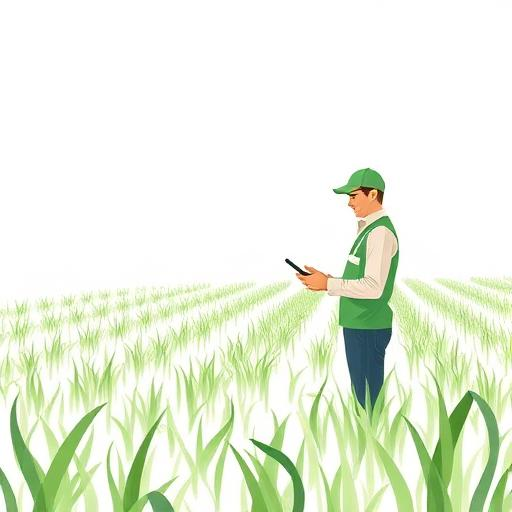
#> input picture client/src/assets/about-agriculture.jpg, 512 x 512 px
$ python -i predict_image_quality.py   (imports and definitions only)
#> lines starting #> are read from the running program, lines starting #| are printed output that depends on the picture; after the words box and inside, x2 and y2 are one past the last pixel; in counts of white or black regions, pixels touching at a corner belong together
"""
predict_image_quality.py
========================
Real image feature extraction + ML quality prediction.
No AI / external API. Uses only scikit-learn + Pillow.

Usage:
    python predict_image_quality.py <image_path> [crop_type]

Returns JSON:
    {
      "success": true,
      "overallGrade": "A",
      "qualityScore": 82.5,
      "method": "LocalML-ImageAnalysis",
      "visualInspection": { ... },
      "defectInfo": { ... },
      "features": { ... }
    }
"""

import sys
import json
import os
import math

# ─── Availability flags ───────────────────────────────────────────────────────
try:
    from PIL import Image
    import numpy as np
    PIL_OK = True
except ImportError:
    PIL_OK = False

try:
    import joblib
    JOBLIB_OK = True
except ImportError:
    JOBLIB_OK = False

try:
    from skimage.feature import local_binary_pattern
    SKIMAGE_OK = True
except ImportError:
    SKIMAGE_OK = False


# ─── Constants ────────────────────────────────────────────────────────────────
MODEL_DIR   = os.path.join(os.path.dirname(__file__), 'ml_data')
GRADE_MODEL = os.path.join(MODEL_DIR, 'img_quality_grade_model.pkl')
SCORE_MODEL = os.path.join(MODEL_DIR, 'img_quality_score_model.pkl')
SCALER_PATH = os.path.join(MODEL_DIR, 'img_quality_scaler.pkl')
FEAT_PATH   = os.path.join(MODEL_DIR, 'img_quality_features.pkl')


# ─── Feature Extraction ───────────────────────────────────────────────────────
def _rgb_to_hsv(r, g, b):
    """Convert 0-255 RGB arrays to normalised HSV arrays (0-1 range)."""
    r_n, g_n, b_n = r / 255.0, g / 255.0, b / 255.0
    v = np.maximum(np.maximum(r_n, g_n), b_n)
    s = np.where(v == 0, 0, (v - np.minimum(np.minimum(r_n, g_n), b_n)) / v)
    diff = v - np.minimum(np.minimum(r_n, g_n), b_n)
    h = np.zeros_like(v)
    mask_r = (v == r_n)
    mask_g = (~mask_r) & (v == g_n)
    mask_b = (~mask_r) & (~mask_g)
    with np.errstate(invalid='ignore', divide='ignore'):
        h[mask_r] = (60 * ((g_n[mask_r] - b_n[mask_r]) / diff[mask_r])) % 360
        h[mask_g] = 120 + 60 * ((b_n[mask_g] - r_n[mask_g]) / diff[mask_g])
        h[mask_b] = 240 + 60 * ((r_n[mask_b] - g_n[mask_b]) / diff[mask_b])
    h = h / 360.0
    return h, s, v


def extract_features(image_path):
    """
    Extract 12 visual features from a crop image:
      r_mean, g_mean, b_mean, r_std, g_std, b_std  (color channel stats)
      h_mean, s_mean, v_mean                        (HSV color space)
      lbp_uniformity                                 (texture smoothness)
      defect_ratio                                   (anomalous pixel fraction)
      shape_regularity                               (uniformity of bright region)
    """
    img = Image.open(image_path).convert('RGB')
#> img is the input picture: PIL image 512x512 RGB; mean R, G, B 233.6, 241.8, 222.4

    # Resize to standard analysis window (128x128 is enough for features)
    img = img.resize((128, 128), Image.LANCZOS)
#> img: PIL image 128x128 RGB
    arr = np.array(img, dtype=np.float32)

    r, g, b = arr[:, :, 0], arr[:, :, 1], arr[:, :, 2]
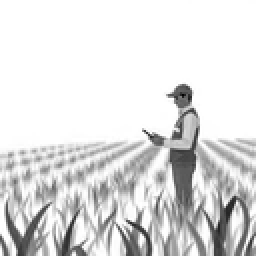
#> b: shape (128, 128) float32 (shown 2 times larger); min 1, max 255, mean 222.3

    # ── RGB statistics ────────────────────────────────────────────────────────
    r_mean, g_mean, b_mean = float(np.mean(r)), float(np.mean(g)), float(np.mean(b))
#> r_mean = 233.5; g_mean = 241.7; b_mean = 222.3
    r_std,  g_std,  b_std  = float(np.std(r)),  float(np.std(g)),  float(np.std(b))
#> r_std = 41.85; g_std = 28.64; b_std = 51.07

    # ── HSV statistics ────────────────────────────────────────────────────────
    h_arr, s_arr, v_arr = _rgb_to_hsv(r, g, b)
#> in _rgb_to_hsv, `mask_r = (v == r_n)`:
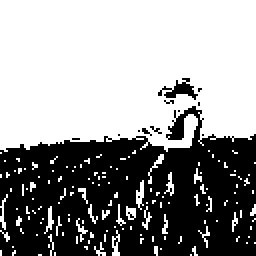
#> mask_r: shape (128, 128) bool (shown 2 times larger); 58.6% white; 15 black regions (13 under 20 px), largest, box (x1, y1, x2, y2) and area: (0, 53, 128, 128) 6652, (79, 39, 99, 50) 91
#> in _rgb_to_hsv, `mask_g = (~mask_r) & (v == g_n)`:
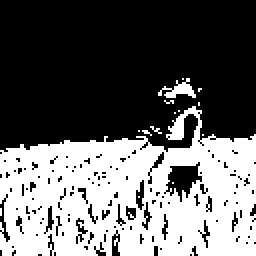
#> mask_g: shape (128, 128) bool (shown 2 times larger); 40.1% white; 15 white regions (13 under 20 px), largest, box (x1, y1, x2, y2) and area: (0, 53, 128, 128) 6443, (79, 39, 98, 49) 85
#> in _rgb_to_hsv, `mask_b = (~mask_r) & (~mask_g)`: mask_b: shape (128, 128) bool; 1.3% white; 51 white regions (50 under 20 px), largest, box (x1, y1, x2, y2) and area: (85, 82, 99, 101) 146
#> in _rgb_to_hsv, `h[mask_g] = 120 + 60 * ((b_n[mask_g] - r_n[mask_g]) / diff[mask_g])`:
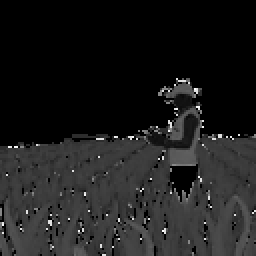
#> h: shape (128, 128) float32 (shown 2 times larger); 52.11% of the values are NaN or infinite; the others: min 0, max 340, mean 81.89; drawn with min black, max white, NaN and infinite black
    h_mean = float(np.mean(h_arr))
#> h_mean = nan
    s_mean = float(np.mean(s_arr))
#> s_mean = 0.0996
    v_mean = float(np.mean(v_arr))
#> v_mean = 0.95

    # ── LBP Texture (uniformity = smooth vs rough) ────────────────────────────
    grey = np.array(img.convert('L'), dtype=np.uint8)
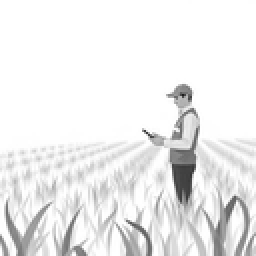
#> grey: shape (128, 128) (shown 2 times larger); min 28, max 255, mean 237
    if SKIMAGE_OK:
        lbp = local_binary_pattern(grey, P=8, R=1, method='uniform')
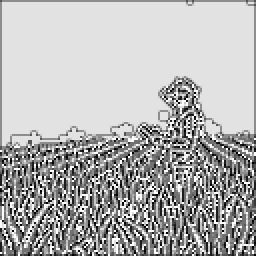
#> lbp: shape (128, 128) float64 (shown 2 times larger); min 0, max 9, mean 6.32; drawn with min black and max white
        # Uniformity: fraction of pixels with low LBP values (smooth)
        n_uniform = np.sum(lbp <= 2)
#> n_uniform = 1683
        lbp_uniformity = float(n_uniform) / lbp.size
#> lbp_uniformity = 0.103
    else:
        # Fallback: inverse normalised variance ≈ texture smoothness
        gf = grey.astype(np.float32)
        lbp_uniformity = float(1.0 / (1.0 + np.var(gf) / 1000.0))

    # ── Defect Detection ──────────────────────────────────────────────────────
    # Defects manifest as very dark/discolored pixels relative to the median
    median_val = np.median(v_arr)
#> median_val = 1
    low_thresh  = max(0.0, median_val - 0.35)
#> low_thresh = 0.65
    defect_mask = v_arr < low_thresh
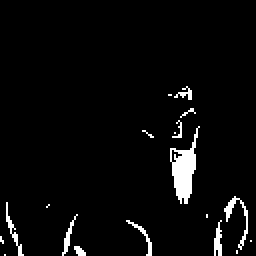
#> defect_mask: shape (128, 128) bool (shown 2 times larger); 3.8% white; 19 white regions (11 under 20 px), largest, box (x1, y1, x2, y2) and area: (85, 63, 100, 102) 265, (112, 98, 124, 125) 74, (3, 101, 12, 128) 51
    # Also flag overly desaturated pixels in an otherwise saturated image
    if s_mean > 0.3:
        desaturated = s_arr < 0.15
        defect_mask = defect_mask | desaturated
    defect_ratio = float(np.sum(defect_mask)) / defect_mask.size
#> defect_ratio = 0.0376

    # ── Shape Regularity ──────────────────────────────────────────────────────
    # How evenly distributed is brightness? Uniform crops → tight histogram
    v_hist, _ = np.histogram(v_arr, bins=20)
#> v_hist = 20 values, max 11538 at index 19, min 4 at index 0, mean 819.2
    v_hist_norm = v_hist / float(v_hist.sum() + 1e-9)
#> v_hist_norm = 20 values, max 0.704 at index 19, min 0.000244 at index 0, mean 0.05
    entropy = -np.sum(v_hist_norm * np.log2(v_hist_norm + 1e-9))
#> entropy = 1.75
    # Lower entropy → more uniform → higher shape regularity score
    max_entropy = math.log2(20)
    shape_regularity = float(1.0 - entropy / max_entropy)
#> shape_regularity = 0.596
    shape_regularity = max(0.0, min(1.0, shape_regularity))

    features = {
        'r_mean': round(r_mean, 2),
        'g_mean': round(g_mean, 2),
        'b_mean': round(b_mean, 2),
        'r_std':  round(r_std,  2),
        'g_std':  round(g_std,  2),
        'b_std':  round(b_std,  2),
        'h_mean': round(h_mean, 4),
        's_mean': round(s_mean, 4),
        'v_mean': round(v_mean, 4),
        'lbp_uniformity': round(lbp_uniformity, 4),
        'defect_ratio':   round(defect_ratio,   4),
        'shape_regularity': round(shape_regularity, 4),
    }
    return features


# ─── ML Prediction ────────────────────────────────────────────────────────────
# [196 lines left out: functions predict_with_model, interpret_features, predict_image_quality, not called in this run]


# [2 lines not run here, left out]

>>> result = extract_features('../client/src/assets/about-agriculture.jpg')
#> result = 12 items

$ run again, on client/src/assets/crop-quality.jpg
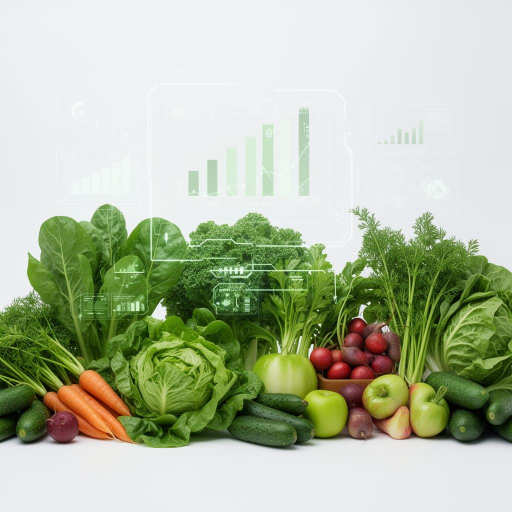
#> input picture client/src/assets/crop-quality.jpg, 1024 x 1024 px (shown at 1/2 size)
#> in extract_features, img is the input picture: PIL image 1024x1024 RGB; mean R, G, B 177.7, 187.8, 161.4
#> img: PIL image 128x128 RGB
#> r_mean = 177.7; g_mean = 187.8; b_mean = 161.4
#> r_std = 74.74; g_std = 66.66; b_std = 96.11
#> mask_r: shape (128, 128) bool; 5.9% white; 5 white regions (3 under 20 px), largest, box (x1, y1, x2, y2) and area: (77, 79, 110, 118) 568, (9, 92, 35, 118) 402
#> mask_g: shape (128, 128) bool; 43.4% white; 27 white regions (24 under 20 px), largest, box (x1, y1, x2, y2) and area: (0, 26, 128, 120) 6963, (93, 29, 106, 37) 48, (106, 45, 113, 51) 27
#> mask_b: shape (128, 128) bool; 50.7% white; 20 black regions (17 under 20 px), largest, box (x1, y1, x2, y2) and area: (0, 26, 128, 120) 7948, (93, 29, 106, 37) 48, (106, 45, 113, 51) 27
#> h_mean = nan
#> s_mean = 0.271
#> v_mean = 0.753
#> in extract_features, `lbp = local_binary_pattern(grey, P=8, R=1, method='uniform')`:
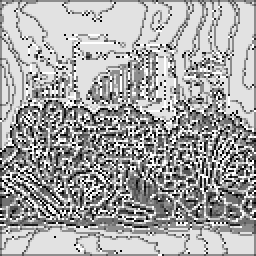
#> lbp: shape (128, 128) float64 (shown 2 times larger); min 0, max 9, mean 5.89; drawn with min black and max white
#> n_uniform = 1983
#> lbp_uniformity = 0.121
#> median_val = 0.925
#> low_thresh = 0.575
#> in extract_features, `defect_mask = v_arr < low_thresh`:
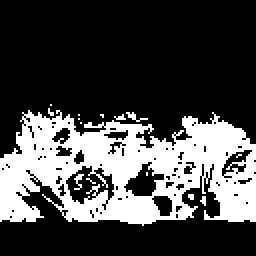
#> defect_mask: shape (128, 128) bool (shown 2 times larger); 28.3% white; 15 white regions (14 under 20 px), largest, box (x1, y1, x2, y2) and area: (0, 55, 128, 113) 4548
#> defect_ratio = 0.283
#> v_hist = 20 values, max 7002 at index 18, min 42 at index 0, mean 819.2
#> v_hist_norm = 20 values, max 0.427 at index 18, min 0.00256 at index 0, mean 0.05
#> entropy = 3.1
#> shape_regularity = 0.282
#> result = 12 items
